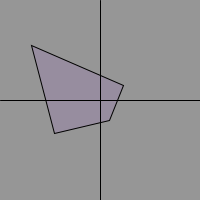
Frame 1 (no input)
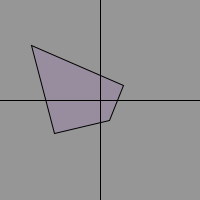
Frame 60 (the mouse pressed at the canvas centre just before this capture)
Frame 120 (the mouse held since frame 60 and released just before this capture): identical to frame 60, image omitted

The Processing sketch that drew these frames (run headless with seeded random() and noise(); from frame 60 on, the mouse is pressed at the canvas centre):

// Processing sketch: processing_84554
// ── processing_84554.pde

//Random Quadrilateral, Dan Olson 2013

float x1,y1,x2,y2,x3,y3,x4,y4;
int randswitch;
int timer;
float randMillis;

void setup() {
  size(200,200);
  background(150);
  randomQuad();
}

void draw() {
  line(width/2,0,width/2,height);
  line(0,height/2,width,height/2);
}

void randomQuad() {
  
  fill(random(255),random(255),random(255), 25);
  
  int quadDivision = 1; 
  int bufferAmount = 0; //Buffer amount is an optional feature
  
  x1 = random((width/2)+bufferAmount,width)/quadDivision;
  y1 = random(0,(height/2)-bufferAmount)/quadDivision;
  
  //println("x1: " + x1 + " y1: " + y1);
  
  x2 = random(0,(width/2)-bufferAmount)/quadDivision;
  y2 = random(0,(height/2)-bufferAmount)/quadDivision;
  
  //println("x2: " + x2 + " y2: " + y2);

  x3 = random(0,(width/2)-bufferAmount)/quadDivision;
  y3 = random((height/2)+bufferAmount,height)/quadDivision;
  
  //println("x3: " + x3 + " y3: " + y3);
   
  x4 = random((width/2)+bufferAmount,width)/quadDivision;
  y4 = random((height/2)+bufferAmount,height)/quadDivision;
  
  //println("x4: " + x4 + " y4: " + y4);
  
  /*Default: (Simple: not self-intersecting)
             
             (Complex: self intersecting --
              reverse x1,y1 with x2,y2
              or x3,y3 with x4,y4) */
  
   beginShape();
      
     vertex(x1,y1); //Shape begins in second quadrant
     vertex(x2,y2); //1st Quadrant
     vertex(x3,y3); //3rd Quadrant
     vertex(x4,y4); //4th Quadrant
   endShape(CLOSE);
  
}

void mousePressed(){ 
  if(mouseButton == RIGHT) {
  noLoop(); //Halts the program
  endRecord();
}  else { 
  setup();
  loop();
  }  
}
